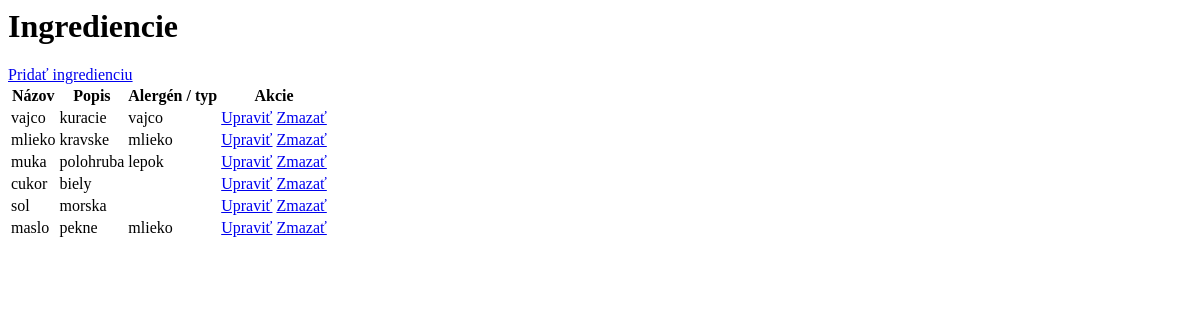
The page /ingredients/ on the database as committed earlier.
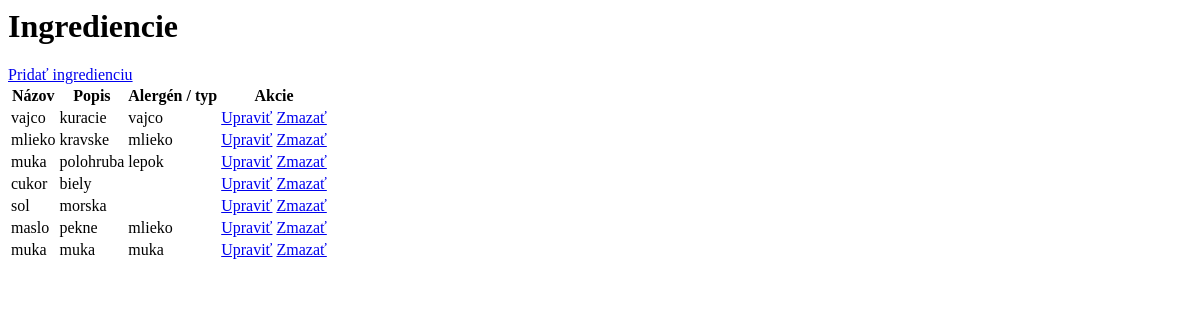
The same page on the database as committed later.
### recipes/models.py (models this page shows, shortened)
class Ingredient(models.Model):
    name = models.CharField(max_length=100)
    description = models.TextField(blank=True)
    allergen_type = models.CharField(max_length=100, blank=True)

### recipes/views.py (the view)
# urls.py: path('ingredients/', views.ingredient_list, name='ingredient_list'),
def ingredient_list(request):
    ingredients = Ingredient.objects.all()
    return render(request, 'recipes/ingredient_list.html', {'ingredients': ingredients})

### recipes/templates/recipes/ingredient_list.html
<h1>Ingrediencie</h1>
<a href="{% url 'ingredient_create' %}">Pridať ingredienciu</a>
<table>
    <tr>
        <th>Názov</th>
        <th>Popis</th>
        <th>Alergén / typ</th>
        <th>Akcie</th>
    </tr>
    {% for ingredient in ingredients %}
    <tr>
        <td>{{ ingredient.name }}</td>
        <td>{{ ingredient.description }}</td>
        <td>{{ ingredient.allergen_type }}</td>
        <td>
            <a href="{% url 'ingredient_update' ingredient.id %}">Upraviť</a>
            <a href="{% url 'ingredient_delete' ingredient.id %}">Zmazať</a>
        </td>
    </tr>
    {% endfor %}
</table>

Rows that differ between the two databases and show on the page:
added Ingredient: name "muka", description "muka", allergen_type "muka"
